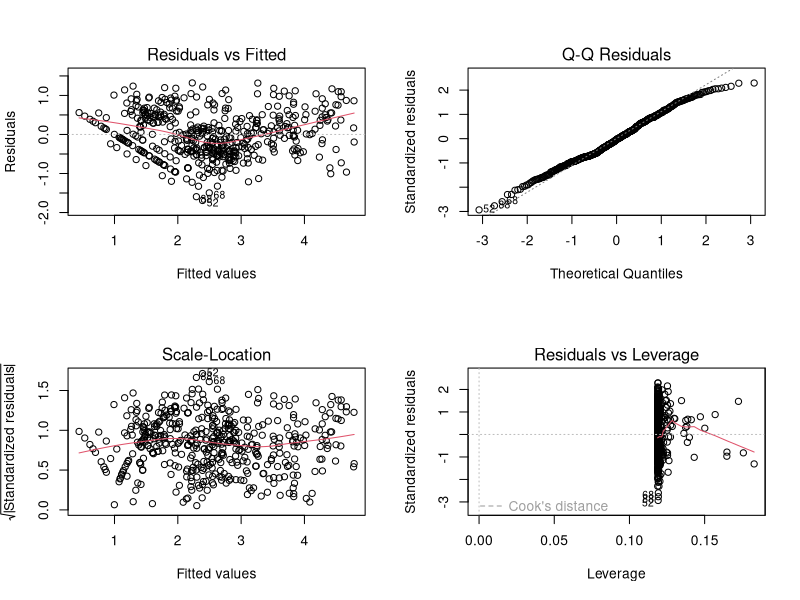
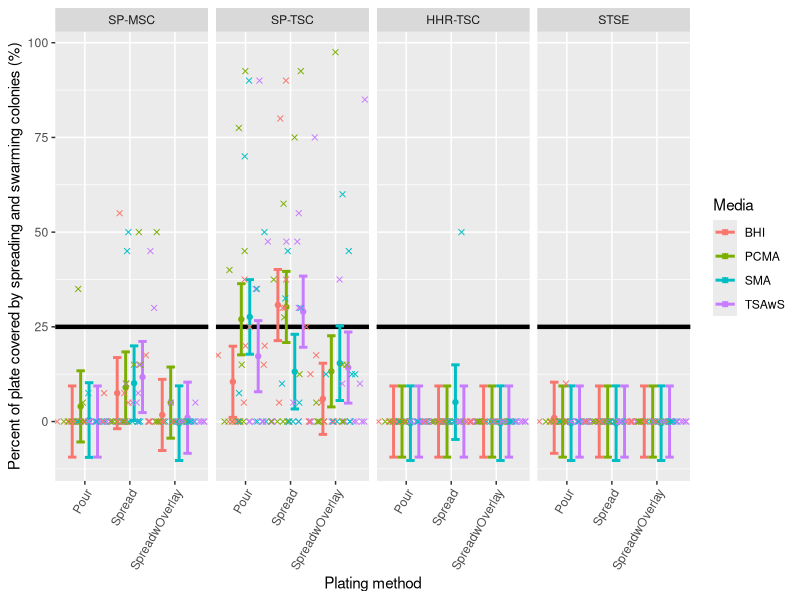
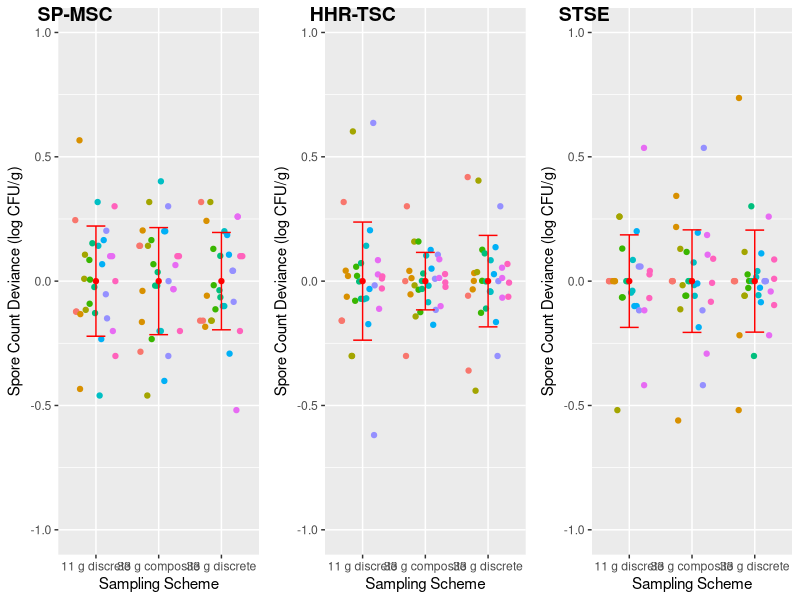
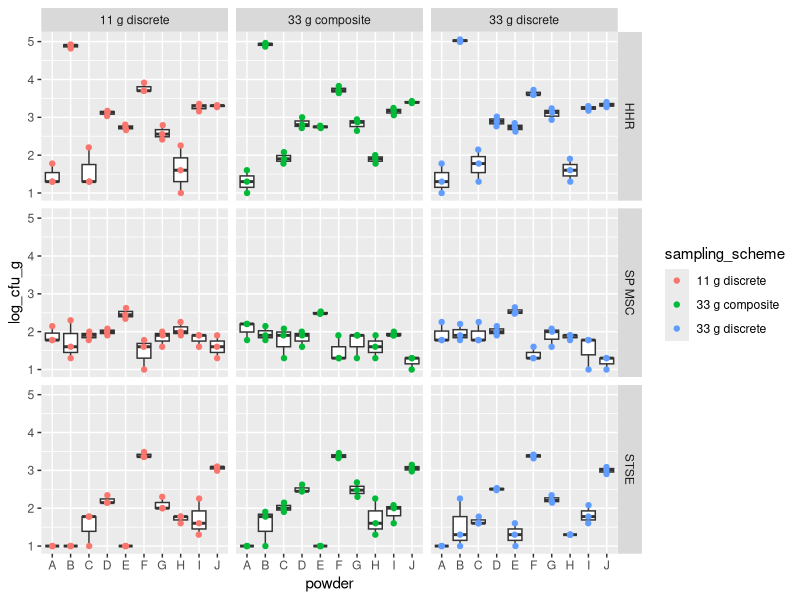
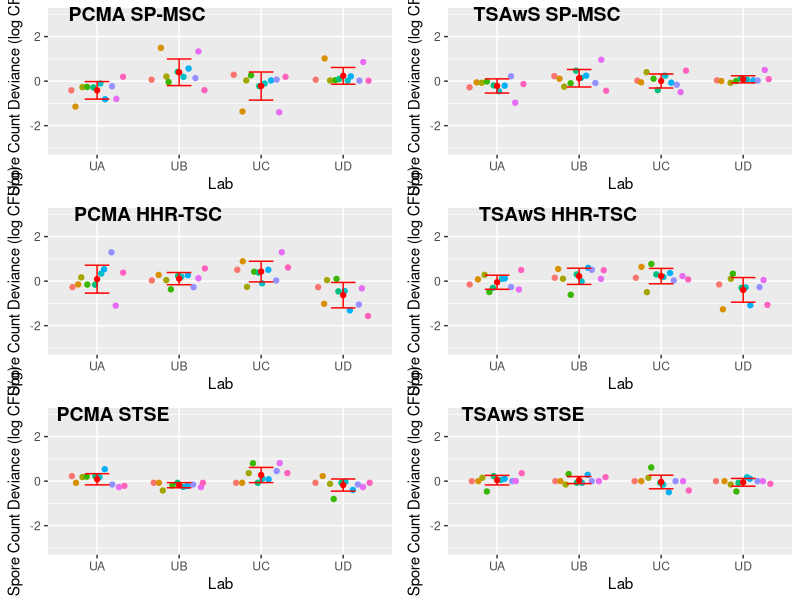
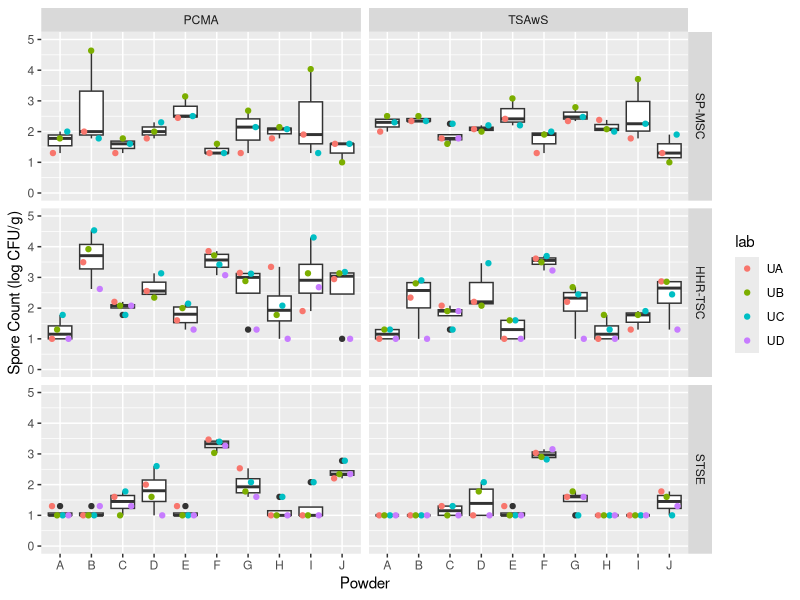
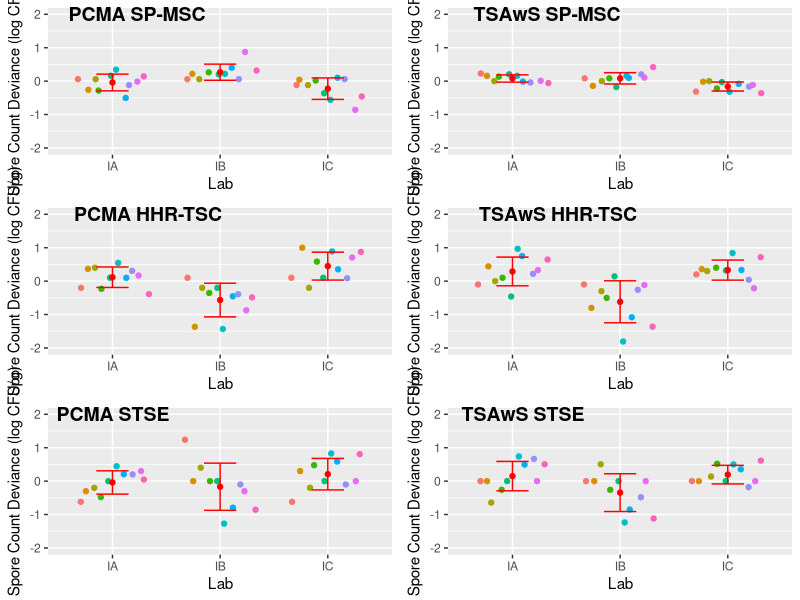
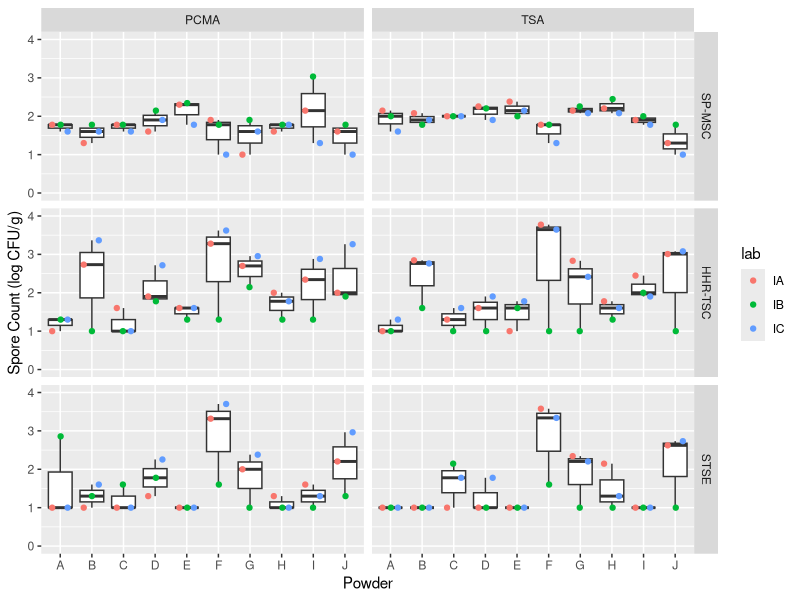

Write R code to recreate these figures, in order.
## ---- chunk 1
knitr::opts_chunk$set(echo = TRUE)
## ---- chunk 2
## load packages
library(knitr)
library(readr)
library(dplyr)
library(tidyr)
library(ggplot2)
library(ggpubr)
library(lme4)
library(car)
library(emmeans)
library(broom)
## ---- chunk 3
#import data
s1_df <- read_csv("stage1_cleaned_data.csv")
s1_df$test <-  factor(s1_df$test,
                      c("SP.MSC", "SP.TSC", "HHR.TSC", "STSE"),
                      labels = c("SP-MSC", "SP-TSC", "HHR-TSC", "STSE"))
## ---- chunk 4
#summary for Table 1; means and sd across all powders
summary_byTestPlatingMedia <- s1_df %>%
  group_by(test,plating,media) %>%
  summarize(n=n(),
            mean=mean(log_mean_count_wNA,na.rm=TRUE),
            sd=sd(log_mean_count_wNA,na.rm=TRUE),
            median=median(log_mean_count_wNA,na.rm = TRUE),
            min=min(log_mean_count_wNA,na.rm=TRUE),
            max=max(log_mean_count_wNA,na.rm=TRUE))

summary_byTestPlatingMedia_SPRno <- s1_df %>%
  filter(SPR=="no")%>%
  group_by(test,plating,media) %>%
  summarize(n=n(),
            mean=mean(log_mean_count_wNA,na.rm=TRUE),
            sd=sd(log_mean_count_wNA,na.rm=TRUE),
            median=median(log_mean_count_wNA,na.rm = TRUE),
            min=min(log_mean_count_wNA,na.rm=TRUE),
            max=max(log_mean_count_wNA,na.rm=TRUE))
## ---- chunk 5
m <- lm(log_mean_count~powder+plating*media*test+mean_spread_percent,data=s1_df)

#VIFs were investigated by fitting with lm() and using the car::vif function
vif(m) #vifs OK

#Additional model diagnostics were performed & looked OK
par(mfrow=c(2,2)) # Change the panel layout to 2 x 2
plot(m)

#run anova
anova(m)
## ---- chunk 6
m_spread <- lmer(mean_spread_percent_wNA ~ (1|powder) + test*media*plating, data=s1_df,na.action=na.exclude)

lsm_summ <- emmeans(m_spread,~test|media+plating)

df_lsm_summ <- as.data.frame(lsm_summ)
## ---- chunk 7
mod.emm.pairs <- pairs(lsm_summ)
df_mod.emm.pairs<- tidy(mod.emm.pairs)
## ---- chunk 8
ggplot(df_lsm_summ, aes(x = plating, y = emmean, color = media)) +
  facet_grid( ~ test) +
  geom_hline(yintercept = 25,
             col = "black",
             size = 1.5) +
  geom_point(stat = "identity", position = position_dodge(.75)) +
  geom_errorbar(stat = "identity",
                aes(ymin = lower.CL, ymax = upper.CL),
                size = 1,
                width = .75,
                position = position_dodge(.75),
                na.rm = TRUE) +
  geom_jitter(aes(x = plating, y = mean_spread_percent_wNA, color = media),
              data = s1_df,
              na.rm = TRUE,
              pch = 4,
              position = position_jitterdodge(jitter.width = 0.75, dodge.width = .75)) +
  labs(color = "Media", x = "Plating method", y = "Percent of plate covered by spreading and swarming colonies (%)") +
  theme(axis.text.x = element_text(angle = 60, hjust = 1)) 
## ---- chunk 9
s1_df2 <- s1_df %>% 
  filter( !(grepl("TSAwS",media) & plating=="Spread" & test=="SP.TSC"),
          !(grepl("PCMA",media) & plating=="Spread" & test=="SP.TSC"),
          !(grepl("BHI",media) & plating=="Spread" & test=="SP.TSC"),
          !(grepl("SMA",media) & plating=="Pour" & test=="SP.TSC"),
          !(grepl("PCMA",media) & plating=="Pour" & test=="SP.TSC") )
s1_df2$combo<- paste(s1_df2$media, s1_df2$plating, s1_df2$test, sep="_")

s1_df2$combo_abbrv <- make.names(abbreviate(s1_df2$combo))

#is this doing anything useful other than reshaping?
all_wide <- s1_df2 %>%
  group_by(powder,combo_abbrv) %>%
  summarise(mean=mean(log_mean_count)) %>%
  spread(key=combo_abbrv,value=mean) %>%
  ungroup() %>%
  data.frame() 
all_wide <- all_wide[c(2:44)]

SP.TSC <- unique(s1_df2$combo_abbrv[s1_df2$test=="SP.TSC"])
HHR.TSC <- unique(s1_df2$combo_abbrv[s1_df2$test=="HHR.TSC"])
STSE <- unique(s1_df2$combo_abbrv[s1_df2$test=="STSE"])
SP.MSC <- unique(s1_df2$combo_abbrv[s1_df2$test=="SP.MSC"])

#measure test choices
abbrv_combo_lookup <- unique(s1_df2[,c("test","media","plating","combo_abbrv")])

#BHI
#test_combo <- c("BHI_P_H","BHI_P_SP.M","BHI_P_SP.T","BHI_P_ST")
#test_combo <- c("BHI_SO_H","BHI_SO_SP.M","BHI_SO_SP.T","BHI_SO_ST")
#test_combo <- c("BHI_S_H","BHI_S_SP","BHI_S_ST")

#PCMA
#test_combo <- c("PCMA_P_H","PCMA_P_SP","PCMA_P_ST")
#test_combo <- c("PCMA_SO_H","PCMA_SO_SP.M","PCMA_SO_SP.T","PCMA_SO_ST")
#test_combo <- c("PCMA_S_H","PCMA_S_SP","PCMA_S_ST")

#SMA
#test_combo <- c("PCA_P_H","PCA_P_SP","PCA_P_ST")
#test_combo <- c("PCA_SO_H","PCA_SO_SP.M","PCA_SO_SP.T","PCA_SO_ST")
#test_combo <- c("PCA_S_H","PCA_S_SP_M","PCA_S_SP_T","PCA_S_ST")

#TSAwS
test_combo <- c("TSAS_P_H","TSAS_P_SP.M","TSAS_P_SP.T","TSAS_P_ST") #check this
#test_combo <- c("TSAS_SO_H","TSAS_SO_SP.M","TSAS_SO_SP.T","TSAS_SO_ST")
#test_combo <- c("TSAS_S_H","TSAS_S_SP","TSAS_S_ST")

results <- data.frame(combo_abbrv=c(),Rsquared=c())
for( i in colnames(all_wide)) {
  if( !(i %in% test_combo) ) {
    form <- paste(i,"~",paste(test_combo,collapse="+"))
    m <- lm(form,data=all_wide)
    rsquared <- summary(m)$r.squared
    results <- rbind(results,data.frame(combo_abbrv=i,Rsquared=rsquared))
  }
}
# by test
results %>%
  left_join(abbrv_combo_lookup) %>%
  group_by(test) %>%
  summarize(mean.rsq=mean(Rsquared)) -> mean.rsq.byTest
mean.rsq.byTest

all_var <- s1_df2 %>%
  group_by(test,plating,media) %>%
  summarize(var=var(log_mean_count))

# percent variance
results %>%
  left_join(abbrv_combo_lookup) %>%
  left_join(all_var) %>%
  mutate(var_explained=Rsquared*var)  %>%
  summarize(prop_explained=sum(var_explained)/sum(var)) -> prop_explained
prop_explained

results %>%
  left_join(abbrv_combo_lookup) %>%
  left_join(all_var) %>%
  filter(test != "SP_MSC") %>%
  mutate(var_explained=Rsquared*var)  %>%
  summarize(prop_explained_no_msc=sum(var_explained)/sum(var)) -> prop_explained_withoutMSC
prop_explained_withoutMSC
## ---- chunk 10
s1_df2 <- s1_df %>% 
  filter( !(grepl("TSAwS",media) & plating=="Spread" & test=="SP-TSC"),
          !(grepl("PCMA",media) & plating=="Spread" & test=="SP-TSC"),
          !(grepl("BHI",media) & plating=="Spread" & test=="SP-TSC"),
          !(grepl("SMA",media) & plating=="Pour" & test=="SP-TSC"),
          !(grepl("PCMA",media) & plating=="Pour" & test=="SP-TSC") )
s1_df2$combo<- paste(s1_df2$media, s1_df2$plating, s1_df2$test, sep="_")

s1_df2$combo_abbrv <- make.names(abbreviate(s1_df2$combo))

#is this doing anything useful other than reshaping?
all_wide <- s1_df2 %>%
  group_by(powder,combo_abbrv) %>%
  summarise(mean=mean(log_mean_count)) %>%
  spread(key=combo_abbrv,value=mean) %>%
  ungroup() %>%
  data.frame() 
all_wide <- all_wide[c(2:44)]

SP.TSC <- unique(s1_df2$combo_abbrv[s1_df2$test=="SP.TSC"])
HHR.TSC <- unique(s1_df2$combo_abbrv[s1_df2$test=="HHR.TSC"])
STSE <- unique(s1_df2$combo_abbrv[s1_df2$test=="STSE"])
SP.MSC <- unique(s1_df2$combo_abbrv[s1_df2$test=="SP.MSC"])

#measure test choices
abbrv_combo_lookup <- unique(s1_df2[,c("test","media","plating","combo_abbrv")])

#BHI
BHI_P <- c("BHI_P_H","BHI_P_SP.M","BHI_P_SP.T","BHI_P_ST")
BHI_SO <- c("BHI_SO_H","BHI_SO_SP.M","BHI_SO_SP.T","BHI_SO_ST")
BHI_S <- c("BHI_S_H","BHI_S_SP","BHI_S_ST")

#PCMA
PCMA_P <- c("PCMA_P_H","PCMA_P_SP","PCMA_P_ST")
PCMA_SO  <- c("PCMA_SO_H","PCMA_SO_SP.M","PCMA_SO_SP.T","PCMA_SO_ST")
PCMA_S <- c("PCMA_S_H","PCMA_S_SP","PCMA_S_ST")

#SMA
SMA_P <- c("SMA_P_H","SMA_P_SP","SMA_P_ST")
SMA_SO <- c("SMA_SO_H","SMA_SO_SP.M","SMA_SO_SP.T","SMA_SO_ST")
SMA_S <- c("SMA_S_H","SMA_S_SP.M","SMA_S_SP.T","SMA_S_ST")

#TSAwS
TSAS_P <- c("TSAS_P_H","TSAS_P_SP.M","TSAS_P_SP.T","TSAS_P_ST") #check this
TSAS_SO <- c("TSAS_SO_H","TSAS_SO_SP.M","TSAS_SO_SP.T","TSAS_SO_ST")
TSAS_S <- c("TSAS_S_H","TSAS_S_SP","TSAS_S_ST")

test_combo_vec <- c(BHI_P, BHI_SO, BHI_S,
                     PCMA_P, PCMA_SO, PCMA_S,
                     SMA_P, SMA_SO, SMA_S,
                     TSAS_P, TSAS_SO, TSAS_S)

results <- data.frame(combo_abbrv=c(),Rsquared=c(),testcombo=c())

for( j in test_combo_vec) {
for( i in colnames(all_wide)) {
  if( !(i %in% j) ) {
    form <- paste(i,"~",paste(j,collapse="+"))
    m <- lm(form,data=all_wide)
    rsquared <- summary(m)$r.squared
    results <- rbind(results,data.frame(combo_abbrv=i,Rsquared=rsquared,testcombo=j))
  }
}}


results %>%
  left_join(abbrv_combo_lookup) %>%
  group_by(testcombo,test) %>%
  summarize(mean.rsq=mean(Rsquared)) %>%
  spread(key=test,value=mean.rsq) %>%
  ungroup() %>%
  data.frame() -> mean.rsq.byTest
mean.rsq.byTest

# results %>%
#   left_join(abbrv_combo_lookup) %>%
#   group_by(test) %>%
#   summarize(mean.rsq=mean(Rsquared)) %>%
#   spread(key=test,value=mean.rsq) %>%
#   ungroup() %>%
#   data.frame() -> mean.rsq.byTest
# mean.rsq.byTest

all_var <- s1_df2 %>%
  group_by(test,plating,media) %>%
  summarize(var=var(log_mean_count))

## ---- chunk 11
# percent variance

test_combo_vec <- c(PCMA_S) #run this indivudually for each of the test_combo

prop_df <- data.frame(testcombo=c(),prop_explain=c())
for (j in test_combo_vec){ 
results %>%
  filter(testcombo==j)%>%
  left_join(abbrv_combo_lookup) %>%
  left_join(all_var) %>%
  mutate(var_explained=Rsquared*var)  %>%
  summarize(prop_explained=sum(var_explained)/sum(var)) -> prop_explained
  prop_df <- rbind(prop_df, data.frame(testcombo=j,prop_explain=prop_explained))}

results %>%
  left_join(abbrv_combo_lookup) %>%
  left_join(all_var) %>%
  filter(test != "SP_MSC") %>%
  mutate(var_explained=Rsquared*var)  %>%
  summarize(prop_explained_no_msc=sum(var_explained)/sum(var)) -> prop_explained_withoutMSC
## ---- chunk 12
#import data
s1b_df <- read_csv("stage1b_data.csv")
## ---- chunk 13
#SP_MSC
d_msc <- s1b_df %>% filter(test=="SP MSC")
# Center within powder/scheme
d_msc_centered <- d_msc %>%
  group_by(powder,sampling_scheme) %>%
  mutate(powder_mean=mean(log_cfu_g)) %>%
  ungroup() %>%
  mutate(log_cfu_g_centered=log_cfu_g - powder_mean)
d_msc_centered_summary <- d_msc_centered %>%
  group_by(sampling_scheme) %>%
  summarize(mean=mean(log_cfu_g_centered),sd=sd(log_cfu_g_centered))
d_msc_centered_summary %>% ggplot(aes(x=sampling_scheme,y=mean)) + 
  labs(x="Sampling Scheme",y="Spore Count Deviance (log CFU/g)") +
  scale_color_discrete(guide=F) +
  geom_point(data=d_msc_centered,
             aes(x=sampling_scheme,y=log_cfu_g_centered,color=powder),
             position=position_jitterdodge(jitter.width = 0.05,dodge.width=0.7)) +
  geom_point(color="red") +
  geom_errorbar(aes(ymin=mean - sd,
                    ymax=mean + sd),
                width=0.3,
                color="red")+
  ylim(-1,1) -> msc
bart_msc <- bartlett.test(log_cfu_g_centered~sampling_scheme,data=d_msc_centered)
bart_msc

#HHR
d_hhr <- s1b_df %>% filter(test=="HHR")
# Center within powder/scheme
d_hhr_centered <- d_hhr %>%
  group_by(powder,sampling_scheme) %>%
  mutate(powder_mean=mean(log_cfu_g)) %>%
  ungroup() %>%
  mutate(log_cfu_g_centered=log_cfu_g - powder_mean)
d_hhr_centered_summary <- d_hhr_centered %>%
  group_by(sampling_scheme) %>%
  summarize(mean=mean(log_cfu_g_centered),sd=sd(log_cfu_g_centered))
d_hhr_centered_summary %>% ggplot(aes(x=sampling_scheme,y=mean)) + 
  labs(x="Sampling Scheme",y="Spore Count Deviance (log CFU/g)") +
  scale_color_discrete(guide=F) +
  geom_point(data=d_hhr_centered,
             aes(x=sampling_scheme,y=log_cfu_g_centered,color=powder),
             position=position_jitterdodge(jitter.width = 0.05,dodge.width=0.7)) +
  geom_point(color="red") +
  geom_errorbar(aes(ymin=mean - sd,
                    ymax=mean + sd),
                width=0.3,
                color="red")+
  ylim(-1,1) -> hhr
bart_hhr <- bartlett.test(log_cfu_g_centered~sampling_scheme,data=d_hhr_centered)
bart_hhr

#STSE
d_stse <- s1b_df %>% filter(test=="STSE")
# Center within powder/scheme
d_stse_centered <- d_stse %>%
  group_by(powder,sampling_scheme) %>%
  mutate(powder_mean=mean(log_cfu_g)) %>%
  ungroup() %>%
  mutate(log_cfu_g_centered=log_cfu_g - powder_mean)
d_stse_centered_summary <- d_stse_centered %>%
  group_by(sampling_scheme) %>%
  summarize(mean=mean(log_cfu_g_centered),sd=sd(log_cfu_g_centered))
d_stse_centered_summary %>% ggplot(aes(x=sampling_scheme,y=mean)) + 
  labs(x="Sampling Scheme",y="Spore Count Deviance (log CFU/g)") +
  scale_color_discrete(guide=F) + #getting rid of this gives us legend
  geom_point(data=d_stse_centered,
             aes(x=sampling_scheme,y=log_cfu_g_centered,color=powder),
             position=position_jitterdodge(jitter.width = 0.05,dodge.width=0.7)) +
  geom_point(color="red") +
  geom_errorbar(aes(ymin=mean - sd,
                    ymax=mean + sd),
                width=0.3,
                color="red")+
  ylim(-1,1)-> stse
bart_stse <- bartlett.test(log_cfu_g_centered~sampling_scheme,data=d_stse_centered)
bart_stse

#arrange figures
ggarrange(msc,
          hhr,
          stse,
          labels=c("SP-MSC", "HHR-TSC", "STSE"),
          ncol = 3, nrow = 1)

##Make summary plots
ggplot(s1b_df, aes(x=powder,y=log_cfu_g))+
  geom_boxplot()+
  geom_jitter(data=s1b_df,
             aes(x=powder,y=log_cfu_g,color=sampling_scheme),
             position=position_jitterdodge(jitter.width = 0.05,dodge.width=0.7)) +
  facet_grid(test~sampling_scheme)
## ---- chunk 14
#clear global environment
rm(list = ls())
## ---- chunk 15
#import data
s2_df <- read_csv("stage2_data.csv")
s2_df2 <- read_csv("stage2_data_notImputed.csv")

#
df_PCMA <- s2_df %>%
  filter(media=="PCMA")
df_TSAwS <- s2_df %>%
  filter(media=="TSAwS")
## ---- chunk 16
###PCMA analysis

#SP_MSC
d_PCMA_msc <- df_PCMA %>% filter(test=="SP.MSC")
# Center within powder/scheme
d_PCMA_msc_centered <- d_PCMA_msc %>%
  group_by(powder) %>%
  mutate(powder_mean=mean(log_mean_count)) %>%
  ungroup() %>%
  mutate(log_cfu_g_centered=log_mean_count - powder_mean)
d_PCMA_msc_centered_summary <- d_PCMA_msc_centered %>%
  group_by(lab) %>%
  summarize(mean=mean(log_cfu_g_centered),sd=sd(log_cfu_g_centered))
d_PCMA_msc_centered_summary %>% ggplot(aes(x=lab,y=mean)) + 
  labs(x="Lab",y="Spore Count Deviance (log CFU/g)") +
  ylim(-3,3)+
  scale_color_discrete(guide=F) +
  geom_point(data=d_PCMA_msc_centered,
             aes(x=lab,y=log_cfu_g_centered,color=powder),
             position=position_jitterdodge(jitter.width = 0.05,dodge.width=0.7)) +
  #theme(text=element_text(family="Times New Roman", size=12)) +
  geom_point(color="red") +
  geom_errorbar(aes(ymin=mean - sd,
                    ymax=mean + sd),
                width=0.3,
                color="red") -> PCMA_msc
bart_PCMA_msc <- bartlett.test(log_cfu_g_centered~lab,data=d_PCMA_msc_centered) #we centered all log msc be respective powder
bart_PCMA_msc

#HHR_TSC
d_PCMA_hhr <- df_PCMA %>% filter(test=="HHR.TSC")
# Center within powder/scheme
d_PCMA_hhr_centered <- d_PCMA_hhr %>%
  group_by(powder) %>%
  mutate(powder_mean=mean(log_mean_count)) %>%
  ungroup() %>%
  mutate(log_cfu_g_centered=log_mean_count - powder_mean)
d_PCMA_hhr_centered_summary <- d_PCMA_hhr_centered %>%
  group_by(lab) %>%
  summarize(mean=mean(log_cfu_g_centered),sd=sd(log_cfu_g_centered))
d_PCMA_hhr_centered_summary %>% ggplot(aes(x=lab,y=mean)) + 
  labs(x="Lab",y="Spore Count Deviance (log CFU/g)") +
  ylim(-3,3)+
  scale_color_discrete(guide=F) +
  geom_point(data=d_PCMA_hhr_centered,
             aes(x=lab,y=log_cfu_g_centered,color=powder),
             position=position_jitterdodge(jitter.width = 0.05,dodge.width=0.7)) +
  #theme(text=element_text(family="Times New Roman", size=12)) +
  geom_point(color="red") +
  geom_errorbar(aes(ymin=mean - sd,
                    ymax=mean + sd),
                width=0.3,
                color="red") -> PCMA_hhr
bart_PCMA_hhr <- bartlett.test(log_cfu_g_centered~lab,data=d_PCMA_hhr_centered)
bart_PCMA_hhr

#STSE
d_PCMA_stse <- df_PCMA %>% filter(test=="STSE")
# Center within powder/scheme
d_PCMA_stse_centered <- d_PCMA_stse %>%
  group_by(powder) %>%
  mutate(powder_mean=mean(log_mean_count)) %>%
  ungroup() %>%
  mutate(log_cfu_g_centered=log_mean_count - powder_mean)
d_PCMA_stse_centered_summary <- d_PCMA_stse_centered %>%
  group_by(lab) %>%
  summarize(mean=mean(log_cfu_g_centered),sd=sd(log_cfu_g_centered))
d_PCMA_stse_centered_summary %>% ggplot(aes(x=lab,y=mean)) + 
  labs(x="Lab",y="Spore Count Deviance (log CFU/g)") +
  ylim(-3,3)+
  scale_color_discrete(guide=F) +
  geom_point(data=d_PCMA_stse_centered,
             aes(x=lab,y=log_cfu_g_centered,color=powder),
             position=position_jitterdodge(jitter.width = 0.05,dodge.width=0.7)) +
  #theme(text=element_text(family="Times New Roman", size=12)) +
  geom_point(color="red") +
  geom_errorbar(aes(ymin=mean - sd,
                    ymax=mean + sd),
                width=0.3,
                color="red") -> PCMA_stse
bart_PCMA_stse <- bartlett.test(log_cfu_g_centered~lab,data=d_PCMA_stse_centered)
bart_PCMA_stse
###TSAwS analysis

#SP_MSC
d_TSAwS_msc <- df_TSAwS %>% filter(test=="SP.MSC")
# Center within powder/scheme
d_TSAwS_msc_centered <- d_TSAwS_msc %>%
  group_by(powder) %>%
  mutate(powder_mean=mean(log_mean_count)) %>%
  ungroup() %>%
  mutate(log_cfu_g_centered=log_mean_count - powder_mean)
d_TSAwS_msc_centered_summary <- d_TSAwS_msc_centered %>%
  group_by(lab) %>%
  summarize(mean=mean(log_cfu_g_centered),sd=sd(log_cfu_g_centered))
d_TSAwS_msc_centered_summary %>% ggplot(aes(x=lab,y=mean)) + 
  labs(x="Lab",y="Spore Count Deviance (log CFU/g)") +
  ylim(-3,3)+
  scale_color_discrete(guide=F) +
  geom_point(data=d_TSAwS_msc_centered,
             aes(x=lab,y=log_cfu_g_centered,color=powder),
             position=position_jitterdodge(jitter.width = 0.05,dodge.width=0.7)) +
  #theme(text=element_text(family="Times New Roman", size=12)) +
  geom_point(color="red") +
  geom_errorbar(aes(ymin=mean - sd,
                    ymax=mean + sd),
                width=0.3,
                color="red") -> TSAwS_msc
bart_TSAwS_msc <- bartlett.test(log_cfu_g_centered~lab,data=d_TSAwS_msc_centered)
bart_TSAwS_msc


#HHR_TSC
d_TSAwS_hhr <- df_TSAwS %>% filter(test=="HHR.TSC")
# Center within powder/scheme
d_TSAwS_hhr_centered <- d_TSAwS_hhr %>%
  group_by(powder) %>%
  mutate(powder_mean=mean(log_mean_count)) %>%
  ungroup() %>%
  mutate(log_cfu_g_centered=log_mean_count - powder_mean)
d_TSAwS_hhr_centered_summary <- d_TSAwS_hhr_centered %>%
  group_by(lab) %>%
  summarize(mean=mean(log_cfu_g_centered),sd=sd(log_cfu_g_centered))
d_TSAwS_hhr_centered_summary %>% ggplot(aes(x=lab,y=mean)) + 
  labs(x="Lab",y="Spore Count Deviance (log CFU/g)") +
  ylim(-3,3)+
  scale_color_discrete(guide=F) +
  geom_point(data=d_TSAwS_hhr_centered,
             aes(x=lab,y=log_cfu_g_centered,color=powder),
             position=position_jitterdodge(jitter.width = 0.05,dodge.width=0.7)) +
  #theme(text=element_text(family="Times New Roman", size=12)) +
  geom_point(color="red") +
  geom_errorbar(aes(ymin=mean - sd,
                    ymax=mean + sd),
                width=0.3,
                color="red") -> TSAwS_hhr
bart_TSAwS_hhr <- bartlett.test(log_cfu_g_centered~lab,data=d_TSAwS_hhr_centered)
bart_TSAwS_hhr

#STSE
d_TSAwS_stse <- df_TSAwS %>% filter(test=="STSE")
# Center within powder/scheme
d_TSAwS_stse_centered <- d_TSAwS_stse %>%
  group_by(powder) %>%
  mutate(powder_mean=mean(log_mean_count)) %>%
  ungroup() %>%
  mutate(log_cfu_g_centered=log_mean_count - powder_mean)
d_TSAwS_stse_centered_summary <- d_TSAwS_stse_centered %>%
  group_by(lab) %>%
  summarize(mean=mean(log_cfu_g_centered),sd=sd(log_cfu_g_centered))
d_TSAwS_stse_centered_summary %>% ggplot(aes(x=lab,y=mean)) + 
  labs(x="Lab",y="Spore Count Deviance (log CFU/g)") +
  ylim(-3,3)+
  scale_color_discrete(guide=F) +
  geom_point(data=d_TSAwS_stse_centered,
             aes(x=lab,y=log_cfu_g_centered,color=powder),
             position=position_jitterdodge(jitter.width = 0.05,dodge.width=0.7)) +
  #theme(text=element_text(family="Times New Roman", size=12)) +
  geom_point(color="red") +
  geom_errorbar(aes(ymin=mean - sd,
                    ymax=mean + sd),
                width=0.3,
                color="red") -> TSAwS_stse
bart_TSAwS_stse <- bartlett.test(log_cfu_g_centered~lab,data=d_TSAwS_stse_centered)
bart_TSAwS_stse

#arrange figures
ggarrange(PCMA_msc, 
          TSAwS_msc,
          PCMA_hhr,
          TSAwS_hhr,
          PCMA_stse,
          TSAwS_stse,
          labels=c("PCMA SP-MSC", "TSAwS SP-MSC", "PCMA HHR-TSC", "TSAwS HHR-TSC", "PCMA STSE", "TSAwS STSE"),
          ncol = 2, nrow = 3)
## ---- chunk 17
##Make summary plots
#plot without imputed values
s2_df2$mean_count2 <- s2_df2$mean_count
s2_df2$mean_count2[s2_df2$mean_count2==0]<-10
s2_df2$log_mean_count <- log10(s2_df2$mean_count2)
# 
s2_df2$lab <- factor(s2_df2$lab,c("UA","UB","UC","UD"))
s2_df2$test <-  factor(s2_df2$test,
                      c("SP.MSC", "HHR.TSC", "STSE"),
                      labels = c("SP-MSC", "HHR-TSC", "STSE"))

ggplot(s2_df2, aes(x=powder,y=log_mean_count))+
  geom_boxplot()+
  geom_point(data=s2_df2,
             aes(x=powder,y=log_mean_count,color=lab),
             position=position_jitterdodge(jitter.width = 0.05,dodge.width=0.7)) +
  ylim(0,5)+
  labs(x="Powder",y="Spore Count (log CFU/g)") +
  facet_grid(test~media)

#Get means across labs without imputed values
summary_s2_df2b <- s2_df2 %>%
  group_by(media,test,lab)%>%
  summarize(mean=mean(log_mean_count),
            sd=sd(log_mean_count))
## ---- chunk 18
#clear global environment
rm(list = ls())
## ---- chunk 19
#import data
s3_df <-read_csv("stage3_data.csv")

#prep data
df_PCMA <- s3_df %>%
  filter(media=="PCMA")
df_TSAwS <- s3_df %>%
  filter(media=="TSA")
## ---- chunk 20
###PCMA analysis
#SP_MSC
d_PCMA_msc <- df_PCMA %>% filter(test=="SP.MSC")
# Center within powder/scheme
d_PCMA_msc_centered <- d_PCMA_msc %>%
  group_by(powder) %>%
  mutate(powder_mean=mean(log_mean_count)) %>%
  ungroup() %>%
  mutate(log_cfu_g_centered=log_mean_count - powder_mean)
d_PCMA_msc_centered_summary <- d_PCMA_msc_centered %>%
  group_by(lab) %>%
  summarize(mean=mean(log_cfu_g_centered),sd=sd(log_cfu_g_centered))
d_PCMA_msc_centered_summary %>% ggplot(aes(x=lab,y=mean)) + 
  labs(x="Lab",y="Spore Count Deviance (log CFU/g)") +
  ylim(-2,2)+
  scale_color_discrete(guide=F) +
  geom_point(data=d_PCMA_msc_centered,
             aes(x=lab,y=log_cfu_g_centered,color=powder),
             position=position_jitterdodge(jitter.width = 0.05,dodge.width=0.7)) +
  #theme(text=element_text(family="Times New Roman", size=12)) +
  geom_point(color="red") +
  geom_errorbar(aes(ymin=mean - sd,
                    ymax=mean + sd),
                width=0.3,
                color="red") -> PCMA_msc
bart_PCMA_msc <- bartlett.test(log_cfu_g_centered~lab,data=d_PCMA_msc_centered)
bart_PCMA_msc


#HHR_TSC
d_PCMA_hhr <- df_PCMA %>% filter(test=="HHR.TSC")
# Center within powder/scheme
d_PCMA_hhr_centered <- d_PCMA_hhr %>%
  group_by(powder) %>%
  mutate(powder_mean=mean(log_mean_count)) %>%
  ungroup() %>%
  mutate(log_cfu_g_centered=log_mean_count - powder_mean)
d_PCMA_hhr_centered_summary <- d_PCMA_hhr_centered %>%
  group_by(lab) %>%
  summarize(mean=mean(log_cfu_g_centered),sd=sd(log_cfu_g_centered))
d_PCMA_hhr_centered_summary %>% ggplot(aes(x=lab,y=mean)) + 
  labs(x="Lab",y="Spore Count Deviance (log CFU/g)") +
  ylim(-2,2)+
  scale_color_discrete(guide=F) +
  geom_point(data=d_PCMA_hhr_centered,
             aes(x=lab,y=log_cfu_g_centered,color=powder),
             position=position_jitterdodge(jitter.width = 0.05,dodge.width=0.7)) +
  #theme(text=element_text(family="Times New Roman", size=12)) +
  geom_point(color="red") +
  geom_errorbar(aes(ymin=mean - sd,
                    ymax=mean + sd),
                width=0.3,
                color="red") -> PCMA_hhr
bart_PCMA_hhr <- bartlett.test(log_cfu_g_centered~lab,data=d_PCMA_hhr_centered)
bart_PCMA_hhr

#STSE
d_PCMA_stse <- df_PCMA %>% filter(test=="STSE")
# Center within powder/scheme
d_PCMA_stse_centered <- d_PCMA_stse %>%
  group_by(powder) %>%
  mutate(powder_mean=mean(log_mean_count)) %>%
  ungroup() %>%
  mutate(log_cfu_g_centered=log_mean_count - powder_mean)
d_PCMA_stse_centered_summary <- d_PCMA_stse_centered %>%
  group_by(lab) %>%
  summarize(mean=mean(log_cfu_g_centered),sd=sd(log_cfu_g_centered))
d_PCMA_stse_centered_summary %>% ggplot(aes(x=lab,y=mean)) + 
  labs(x="Lab",y="Spore Count Deviance (log CFU/g)") +
  ylim(-2,2)+
  scale_color_discrete(guide=F) +
  geom_point(data=d_PCMA_stse_centered,
             aes(x=lab,y=log_cfu_g_centered,color=powder),
             position=position_jitterdodge(jitter.width = 0.05,dodge.width=0.7)) +
  #theme(text=element_text(family="Times New Roman", size=12)) +
  geom_point(color="red") +
  geom_errorbar(aes(ymin=mean - sd,
                    ymax=mean + sd),
                width=0.3,
                color="red") -> PCMA_stse
bart_PCMA_stse <- bartlett.test(log_cfu_g_centered~lab,data=d_PCMA_stse_centered)
bart_PCMA_stse 

###
###TSAwS analysis

#SP_MSC
d_TSAwS_msc <- df_TSAwS %>% filter(test=="SP.MSC")
# Center within powder/scheme
d_TSAwS_msc_centered <- d_TSAwS_msc %>%
  group_by(powder) %>%
  mutate(powder_mean=mean(log_mean_count)) %>%
  ungroup() %>%
  mutate(log_cfu_g_centered=log_mean_count - powder_mean)
d_TSAwS_msc_centered_summary <- d_TSAwS_msc_centered %>%
  group_by(lab) %>%
  summarize(mean=mean(log_cfu_g_centered),sd=sd(log_cfu_g_centered))
d_TSAwS_msc_centered_summary %>% ggplot(aes(x=lab,y=mean)) + 
  labs(x="Lab",y="Spore Count Deviance (log CFU/g)") +
  ylim(-2,2)+
  scale_color_discrete(guide=F) +
  geom_point(data=d_TSAwS_msc_centered,
             aes(x=lab,y=log_cfu_g_centered,color=powder),
             position=position_jitterdodge(jitter.width = 0.05,dodge.width=0.7)) +
  #theme(text=element_text(family="Times New Roman", size=12)) +
  geom_point(color="red") +
  geom_errorbar(aes(ymin=mean - sd,
                    ymax=mean + sd),
                width=0.3,
                color="red") -> TSAwS_msc
bart_TSAwS_msc <- bartlett.test(log_cfu_g_centered~lab,data=d_TSAwS_msc_centered)
bart_TSAwS_msc


#HHR_TSC
d_TSAwS_hhr <- df_TSAwS %>% filter(test=="HHR.TSC")
# Center within powder/scheme
d_TSAwS_hhr_centered <- d_TSAwS_hhr %>%
  group_by(powder) %>%
  mutate(powder_mean=mean(log_mean_count)) %>%
  ungroup() %>%
  mutate(log_cfu_g_centered=log_mean_count - powder_mean)
d_TSAwS_hhr_centered_summary <- d_TSAwS_hhr_centered %>%
  group_by(lab) %>%
  summarize(mean=mean(log_cfu_g_centered),sd=sd(log_cfu_g_centered))
d_TSAwS_hhr_centered_summary %>% ggplot(aes(x=lab,y=mean)) + 
  labs(x="Lab",y="Spore Count Deviance (log CFU/g)") +
  ylim(-2,2)+
  scale_color_discrete(guide=F) +
  geom_point(data=d_TSAwS_hhr_centered,
             aes(x=lab,y=log_cfu_g_centered,color=powder),
             position=position_jitterdodge(jitter.width = 0.05,dodge.width=0.7)) +
  #theme(text=element_text(family="Times New Roman", size=12)) +
  geom_point(color="red") +
  geom_errorbar(aes(ymin=mean - sd,
                    ymax=mean + sd),
                width=0.3,
                color="red") -> TSAwS_hhr
bart_TSAwS_hhr <- bartlett.test(log_cfu_g_centered~lab,data=d_TSAwS_hhr_centered)
bart_TSAwS_hhr 

#STSE
d_TSAwS_stse <- df_TSAwS %>% filter(test=="STSE")
# Center within powder/scheme
d_TSAwS_stse_centered <- d_TSAwS_stse %>%
  group_by(powder) %>%
  mutate(powder_mean=mean(log_mean_count)) %>%
  ungroup() %>%
  mutate(log_cfu_g_centered=log_mean_count - powder_mean)
d_TSAwS_stse_centered_summary <- d_TSAwS_stse_centered %>%
  group_by(lab) %>%
  summarize(mean=mean(log_cfu_g_centered),sd=sd(log_cfu_g_centered))
d_TSAwS_stse_centered_summary %>% ggplot(aes(x=lab,y=mean)) + 
  labs(x="Lab",y="Spore Count Deviance (log CFU/g)") +
  ylim(-2,2)+
  scale_color_discrete(guide=F) +
  geom_point(data=d_TSAwS_stse_centered,
             aes(x=lab,y=log_cfu_g_centered,color=powder),
             position=position_jitterdodge(jitter.width = 0.05,dodge.width=0.7)) +
  #theme(text=element_text(family="Times New Roman", size=12)) +
  geom_point(color="red") +
  geom_errorbar(aes(ymin=mean - sd,
                    ymax=mean + sd),
                width=0.3,
                color="red") -> TSAwS_stse
bart_TSAwS_stse <- bartlett.test(log_cfu_g_centered~lab,data=d_TSAwS_stse_centered)
bart_TSAwS_stse

ggarrange(PCMA_msc, 
          TSAwS_msc,
          PCMA_hhr,
          TSAwS_hhr,
          PCMA_stse,
          TSAwS_stse,
          labels=c("PCMA SP-MSC", "TSAwS SP-MSC", "PCMA HHR-TSC", "TSAwS HHR-TSC", "PCMA STSE", "TSAwS STSE"),
          ncol = 2, nrow = 3)
## ---- chunk 21
##Make summary plots
s3_df$test <-  factor(s3_df$test,
                      c("SP.MSC", "HHR.TSC", "STSE"),
                      labels = c("SP-MSC", "HHR-TSC", "STSE"))

ggplot(s3_df, aes(x=powder,y=log_mean_count))+
  geom_boxplot()+
  ylim(0,4)+
  geom_point(data=s3_df,
             aes(x=powder,y=log_mean_count,color=lab),
             position=position_jitterdodge(jitter.width = 0.05,dodge.width=0.7)) +
    labs(x="Powder",y="Spore Count (log CFU/g)") +
  facet_grid(test~media)

#Get means across labs
summary_s3_dfb <- s3_df %>%
  group_by(media,test,lab)%>%
  summarize(mean=mean(log_mean_count),
            sd=sd(log_mean_count))
## ---- chunk 22
#clear global environment
rm(list = ls())
